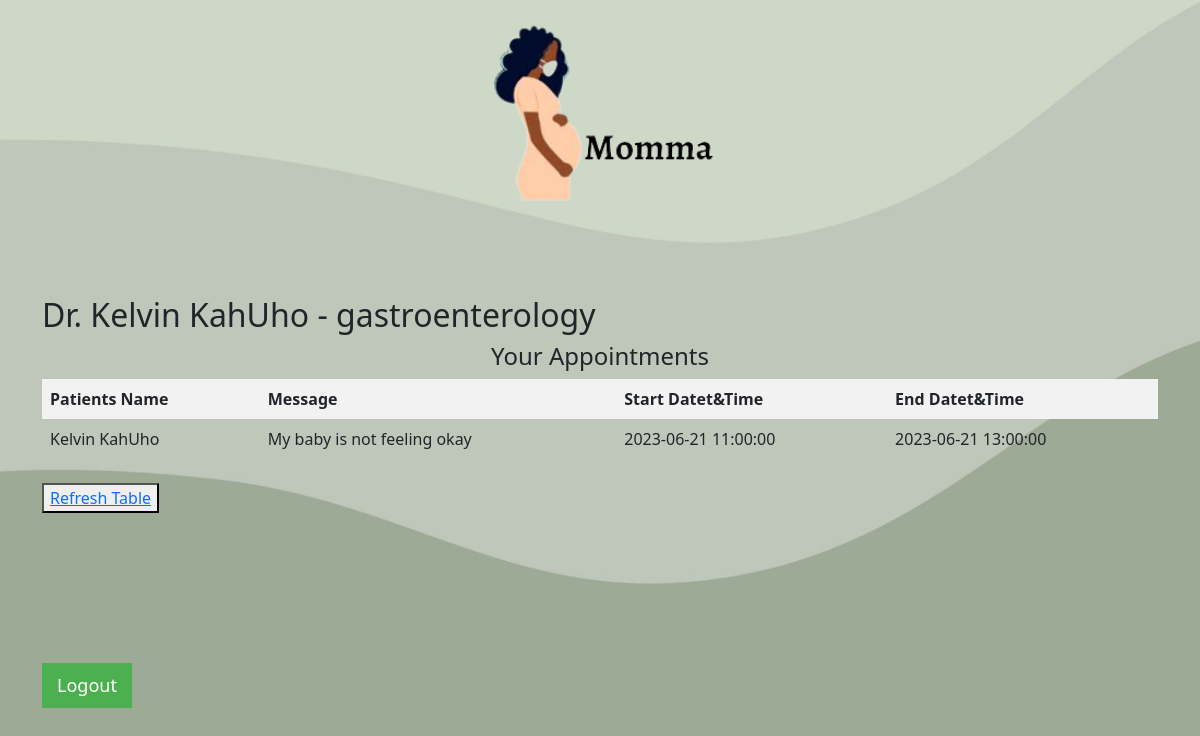
The app's page /doctor_view (signed in) with its own data.
### index/models.py (models this page shows, shortened)
class Doctor(db.Model):
    id = db.Column(db.Integer, primary_key=True)
    name = db.Column(db.String(50), unique=True,nullable=False)
    email = db.Column(db.String(100), unique=True, nullable=False)
    specialization = db.Column(db.String(100), nullable=False)
    password = db.Column(db.String(120), nullable=False)
    time_slots = db.relationship('Timeslot', backref='doctor', lazy=True)
    appointments = db.relationship('Appointment', backref='doctor', lazy=True)

class Appointment(db.Model):
    id = db.Column(db.Integer, primary_key=True)
    name = db.Column(db.String(50), nullable=False)
    email = db.Column(db.String(120), nullable=False)
    message = db.Column(db.Text, nullable=False)
    time_created = db.Column(db.DateTime, nullable=False, default=datetime.now)
    user_id = db.Column(db.Integer, db.ForeignKey('user.id'), nullable=False)
    doctor_id = db.Column(db.Integer, db.ForeignKey('doctor.id'), nullable=False)
    timeslot_id = db.Column(db.Integer, db.ForeignKey('timeslot.id'), nullable=False)
    timeslot = db.relationship('Timeslot', backref='appointments')

class Timeslot(db.Model):
    id = db.Column(db.Integer, primary_key=True)
    doctor_id = db.Column(db.Integer, db.ForeignKey('doctor.id'), nullable=False)
    start_time = db.Column(db.DateTime)
    end_time = db.Column(db.DateTime)
    is_booked = db.Column(db.Boolean, default=False)

### index/routes.py (the view)
@app.route("/doctor_view")
def doctor_view():
    name = session['username']
    doctor = Doctor.query.filter_by(name=name).first()
    appointments = Appointment.query.filter_by(doctor_id=doctor.id).all()
    return render_template('doctor_view_appointments.html', doctor=doctor, appointments=appointments)

### index/templates/doctor_view_appointments.html (shortened to what this page needs)
{% extends 'main2.html'%}
{% block content%}
<h2>Dr. {{ doctor.name }} - {{ doctor.specialization }}</h2>
<h4 style="text-align: center;">Your Appointments</h4>
    <table>
        <thead>
            <tr>
                <th>Patients Name</th>
                <th>Message</th>
                <th>Start Datet&Time</th>
                <th>End Datet&Time</th>
            </tr>
        </thead>
        <tbody>
            {% for appointment in doctor.appointments %}
                <tr>
                    <td>{{ appointment.name }}</td>
                    <td>{{ appointment.message }}</td>
                    <td>{{ appointment.timeslot.start_time}}</td>
                    <td>{{ appointment.timeslot.end_time}}</td>
                </tr>
            {% endfor %}
        </tbody>
    </table>
    <br>
    <button><a href="/doctor_view">Refresh Table</a></button>
    <a href="{{url_for('logout')}}" onclick="return confirm('Are you sure you want to logout?');">
        <button class="logout-button logout-button:hover">Logout</button>
    </a>
{%endblock%}

### index/static/css/static.css (style rules this page uses)
.logout-button { background-color: #4CAF50; color: white; padding: 9px 15px; margin: 0px 0; border: none; cursor: pointer; font-size: 18px; }
table { width: 100%; border-collapse: collapse; }
th, td { border: 1px solid #dddddd; padding: 8px; text-align: left; }
th { background-color: #f2f2f2; font-weight: bold; }

### records on screen
Doctor: name "Kelvin KahUho", specialization "gastroenterology"
Appointment: name "Kelvin KahUho", message "My baby is not feeling okay", timeslot.start_time "2023-06-21 11:00:00", timeslot.end_time "2023-06-21 13:00:00"
